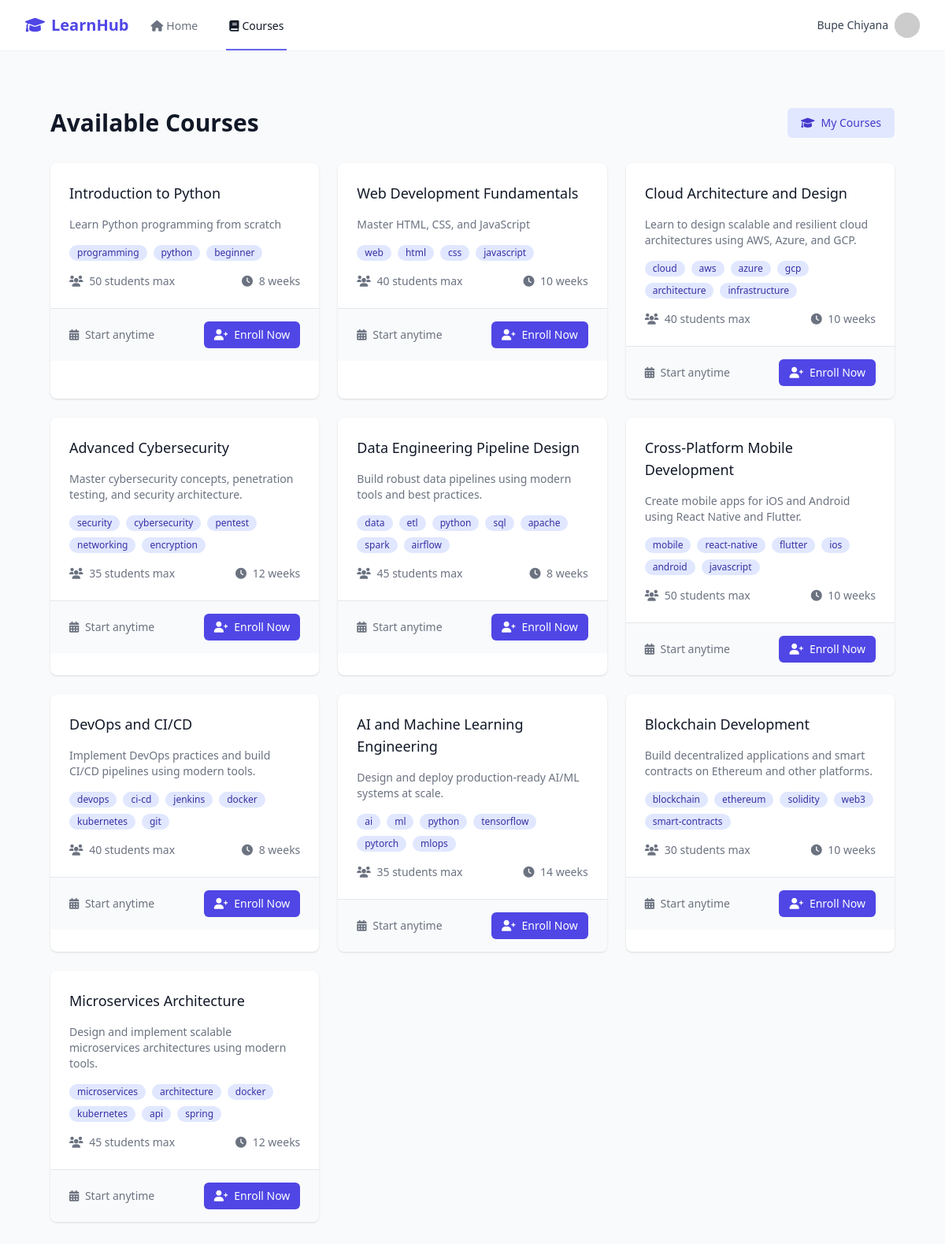
The app's page /courses (signed in), older data.
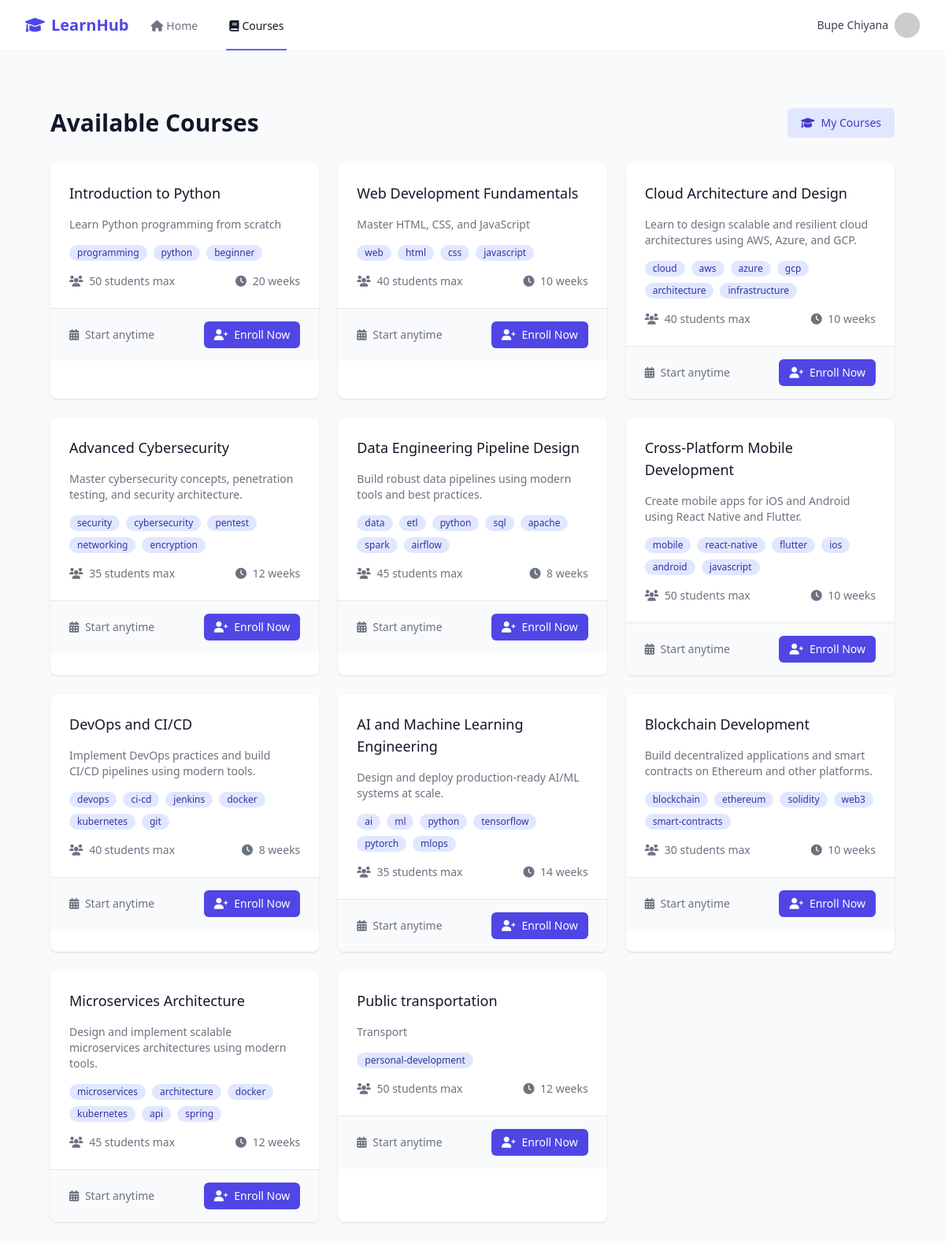
The same page, newer data.
### app.py (models this page shows, shortened)
class User(UserMixin, db.Model):
    id = db.Column(db.Integer, primary_key=True)
    username = db.Column(db.String(80), unique=True, nullable=False)
    email = db.Column(db.String(120), unique=True, nullable=False)
    password_hash = db.Column(db.String(128))
    created_at = db.Column(db.DateTime, default=datetime.utcnow)
    is_admin = db.Column(db.Boolean, default=False)
    enrollments = db.relationship('Enrollment', backref='student', lazy=True)

class Course(db.Model):
    id = db.Column(db.Integer, primary_key=True)
    title = db.Column(db.String(100), nullable=False)
    description = db.Column(db.Text, nullable=False)
    semantic_tags = db.Column(db.String(200))
    created_at = db.Column(db.DateTime, default=datetime.utcnow)
    user_id = db.Column(db.Integer, db.ForeignKey('user.id'))
    enrollments = db.relationship('Enrollment', backref='course', lazy=True)
    max_students = db.Column(db.Integer, default=50)
    start_date = db.Column(db.DateTime, default=datetime.utcnow)
    duration_weeks = db.Column(db.Integer, default=12)

### app.py (the view)
@app.route('/courses')
@login_required
def courses():
    courses = Course.query.all()
    user_enrollments = {e.course_id: e for e in current_user.enrollments}
    return render_template('courses.html', courses=courses, user_enrollments=user_enrollments)

### app.py (called while the page is built)
@login_manager.user_loader
def load_user(user_id):
    return User.query.get(int(user_id))

### templates/courses.html (shortened to what this page needs)
{% extends "base.html" %}  {% block content %}
<div class="max-w-7xl mx-auto py-6 sm:px-6 lg:px-8">
  <div class="px-4 py-6 sm:px-0">
    <div class="flex justify-between items-center mb-8">
      <h1 class="text-3xl font-bold text-gray-900">Available Courses</h1>
      <a
        href="{{ url_for('my_courses') }}"
        class="inline-flex items-center px-4 py-2 border border-transparent text-sm font-medium rounded-md text-indigo-700 bg-indigo-100 hover:bg-indigo-200"
      >
        <i class="fas fa-graduation-cap mr-2"></i>
        My Courses
      </a>
    </div>
    <div class="grid grid-cols-1 gap-6 sm:grid-cols-2 lg:grid-cols-3">
      {% for course in courses %}
      <div
        class="bg-white overflow-hidden shadow rounded-lg divide-y divide-gray-200"
      >
        <div class="p-6">
          <h3 class="text-lg font-medium text-gray-900 mb-4">
            {{ course.title }}
          </h3>
          <p class="text-sm text-gray-500 mb-4">{{ course.description }}</p>
          <div class="flex flex-wrap gap-2 mb-4">
            {% for tag in course.semantic_tags.split(',') %}
            <span
              class="inline-flex items-center px-2.5 py-0.5 rounded-full text-xs font-medium bg-indigo-100 text-indigo-800"
            >
              {{ tag.strip() }}
            </span>
            {% endfor %}
          </div>
          <div
            class="mt-4 flex justify-between items-center text-sm text-gray-500"
          >
            <div>
              <i class="fas fa-users mr-1"></i>
              {{ course.max_students }} students max
            </div>
            <div>
              <i class="fas fa-clock mr-1"></i>
              {{ course.duration_weeks }} weeks
            </div>
          </div>
        </div>
        <div class="px-6 py-4 bg-gray-50">
          <div class="flex justify-between items-center">
            {% if course.id in user_enrollments %}
            <span class="text-sm text-green-600">
              <i class="fas fa-check-circle mr-1"></i>
              Enrolled
            </span>
            <button
              onclick="unenrollFromCourse({{ course.id }})"
              class="inline-flex items-center px-3 py-2 border border-transparent text-sm leading-4 font-medium rounded-md text-red-700 bg-red-100 hover:bg-red-200 focus:outline-none focus:ring-2 focus:ring-offset-2 focus:ring-red-500"
            >
              <i class="fas fa-user-minus mr-2"></i>
              Unenroll
            </button>
            {% else %}
            <span class="text-sm text-gray-500">
              <i class="fas fa-calendar-alt mr-1"></i>
              Start anytime
            </span>
            <button
              onclick="enrollInCourse({{ course.id }})"
              class="inline-flex items-center px-3 py-2 border border-transparent text-sm leading-4 font-medium rounded-md text-white bg-indigo-600 hover:bg-indigo-700 focus:outline-none focus:ring-2 focus:ring-offset-2 focus:ring-indigo-500"
            >
              <i class="fas fa-user-plus mr-2"></i>
              Enroll Now
            </button>
            {% endif %}
          </div>
        </div>
      </div>
      {% endfor %}
    </div>
  </div>
</div>
{% endblock %}

### templates/base.html (shortened to what this page needs)
<!DOCTYPE html>
<html lang="en">
  <head>
    <script src="https://cdn.tailwindcss.com"></script>
    <link
      rel="stylesheet"
      href="{{ url_for('static', filename='css/animations.css') }}"
    />
    <link
      rel="stylesheet"
      href="https://cdnjs.cloudflare.com/ajax/libs/font-awesome/6.0.0/css/all.min.css"
    />
  </head>
  <body class="bg-gray-50">
    <nav class="bg-white border-b border-gray-100">
      <div class="max-w-7xl mx-auto px-4 sm:px-6 lg:px-8">
        <div class="flex justify-between h-16">
          <div class="flex">
            <div class="flex-shrink-0 flex items-center">
              <a
                href="{{ url_for('home') }}"
                class="text-xl font-bold text-indigo-600"
              >
                <i class="fas fa-graduation-cap mr-2"></i>LearnHub
              </a>
            </div>
            <div class="hidden sm:ml-6 sm:flex sm:space-x-8">
              <a
                href="{{ url_for('home') }}"
                class="{% if request.endpoint == 'home' %}border-indigo-500 text-gray-900{% else %}border-transparent text-gray-500{% endif %} inline-flex items-center px-1 pt-1 border-b-2 text-sm font-medium"
              >
                <i class="fas fa-home mr-1"></i> Home
              </a>
              {% if current_user.is_authenticated %}
              <a
                href="{{ url_for('courses') }}"
                class="{% if request.endpoint == 'courses' %}border-indigo-500 text-gray-900{% else %}border-transparent text-gray-500{% endif %} inline-flex items-center px-1 pt-1 border-b-2 text-sm font-medium"
              >
                <i class="fas fa-book mr-1"></i> Courses
              </a>
              {% endif %}
            </div>
          </div>
          <div class="hidden sm:ml-6 sm:flex sm:items-center">
            {% if current_user.is_authenticated %}
            <div class="relative" x-data="{ open: false }">
              <button
                @click="open = !open"
                class="flex items-center text-sm rounded-full focus:outline-none focus:ring-2 focus:ring-offset-2 focus:ring-indigo-500"
              >
                <span class="text-gray-700 mr-2"
                  >{{ current_user.username }}</span
                >
                <img
                  class="h-8 w-8 rounded-full bg-indigo-200"
                  src="https://ui-avatars.com/api/?name={{ current_user.username }}&background=random"
                  alt="{{ current_user.username }}"
                />
              </button>
            </div>
            {% endif %}
          </div>
        </div>
      </div>
    </nav>
    <main class="max-w-7xl mx-auto py-6 sm:px-6 lg:px-8">
      {% block content %}{% endblock %}
    </main>
  </body>
</html>

Row changes from the older to the newer data that the page shows:
changed Course "Introduction to Python": duration_weeks "8" → "20"
added Course: title "Public transportation", description "Transport", strip "personal-development", max_students "50", duration_weeks "12"
